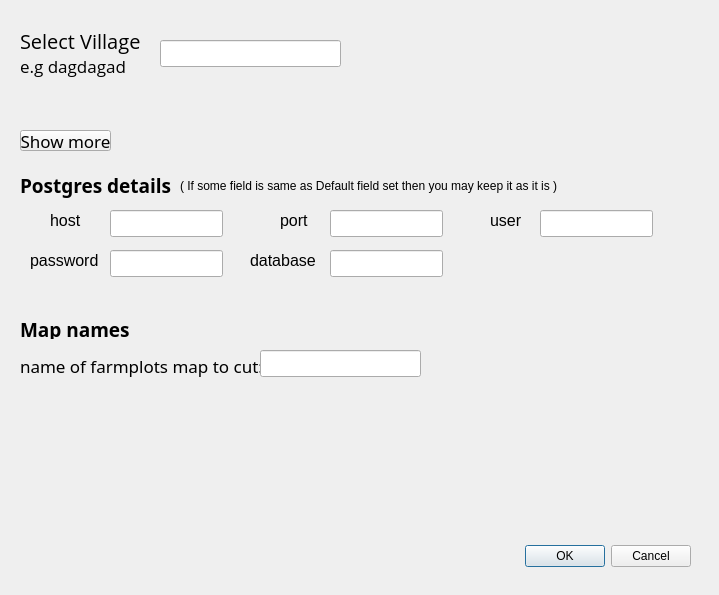
<?xml version="1.0" encoding="UTF-8"?>
<ui version="4.0">
 <class>farmcutterDialogBase</class>
 <widget class="QDialog" name="farmcutterDialogBase">
  <property name="geometry">
   <rect>
    <x>0</x>
    <y>0</y>
    <width>719</width>
    <height>595</height>
   </rect>
  </property>
  <property name="windowTitle">
   <string>farmcutter</string>
  </property>
  <widget class="QDialogButtonBox" name="ok_button">
   <property name="geometry">
    <rect>
     <x>350</x>
     <y>540</y>
     <width>341</width>
     <height>32</height>
    </rect>
   </property>
   <property name="orientation">
    <enum>Qt::Horizontal</enum>
   </property>
   <property name="standardButtons">
    <set>QDialogButtonBox::Cancel|QDialogButtonBox::Ok</set>
   </property>
  </widget>
  <widget class="QLineEdit" name="lineEdit_password">
   <property name="geometry">
    <rect>
     <x>110</x>
     <y>250</y>
     <width>113</width>
     <height>27</height>
    </rect>
   </property>
  </widget>
  <widget class="QLabel" name="label_10">
   <property name="geometry">
    <rect>
     <x>250</x>
     <y>250</y>
     <width>71</width>
     <height>21</height>
    </rect>
   </property>
   <property name="font">
    <font>
     <pointsize>12</pointsize>
    </font>
   </property>
   <property name="text">
    <string>database</string>
   </property>
  </widget>
  <widget class="QLineEdit" name="lineEdit_port">
   <property name="geometry">
    <rect>
     <x>330</x>
     <y>210</y>
     <width>113</width>
     <height>27</height>
    </rect>
   </property>
  </widget>
  <widget class="QLabel" name="label_village">
   <property name="geometry">
    <rect>
     <x>20</x>
     <y>20</y>
     <width>131</width>
     <height>41</height>
    </rect>
   </property>
   <property name="font">
    <font>
     <family>Open Sans</family>
     <pointsize>15</pointsize>
    </font>
   </property>
   <property name="mouseTracking">
    <bool>false</bool>
   </property>
   <property name="text">
    <string>Select Village</string>
   </property>
  </widget>
  <widget class="QLineEdit" name="village_in">
   <property name="geometry">
    <rect>
     <x>160</x>
     <y>40</y>
     <width>181</width>
     <height>27</height>
    </rect>
   </property>
  </widget>
  <widget class="QLineEdit" name="lineEdit_database">
   <property name="geometry">
    <rect>
     <x>330</x>
     <y>250</y>
     <width>113</width>
     <height>27</height>
    </rect>
   </property>
  </widget>
  <widget class="QLineEdit" name="lineEdit_user">
   <property name="geometry">
    <rect>
     <x>540</x>
     <y>210</y>
     <width>113</width>
     <height>27</height>
    </rect>
   </property>
  </widget>
  <widget class="QLabel" name="label_3">
   <property name="geometry">
    <rect>
     <x>20</x>
     <y>50</y>
     <width>141</width>
     <height>31</height>
    </rect>
   </property>
   <property name="font">
    <font>
     <family>Open Sans</family>
     <pointsize>13</pointsize>
    </font>
   </property>
   <property name="text">
    <string>e.g dagdagad</string>
   </property>
  </widget>
  <widget class="QLabel" name="label">
   <property name="geometry">
    <rect>
     <x>20</x>
     <y>350</y>
     <width>241</width>
     <height>31</height>
    </rect>
   </property>
   <property name="font">
    <font>
     <family>Droid Sans</family>
     <pointsize>13</pointsize>
    </font>
   </property>
   <property name="text">
    <string>name of farmplots map to cut:</string>
   </property>
  </widget>
  <widget class="QLabel" name="label_11">
   <property name="geometry">
    <rect>
     <x>20</x>
     <y>320</y>
     <width>141</width>
     <height>19</height>
    </rect>
   </property>
   <property name="font">
    <font>
     <family>Droid Sans</family>
     <pointsize>14</pointsize>
     <weight>75</weight>
     <bold>true</bold>
    </font>
   </property>
   <property name="text">
    <string>Map names</string>
   </property>
  </widget>
  <widget class="QLabel" name="label_2">
   <property name="geometry">
    <rect>
     <x>20</x>
     <y>170</y>
     <width>171</width>
     <height>31</height>
    </rect>
   </property>
   <property name="font">
    <font>
     <family>Droid Sans</family>
     <pointsize>14</pointsize>
     <weight>75</weight>
     <bold>true</bold>
    </font>
   </property>
   <property name="text">
    <string>Postgres details</string>
   </property>
  </widget>
  <widget class="QLabel" name="label_13">
   <property name="geometry">
    <rect>
     <x>30</x>
     <y>250</y>
     <width>71</width>
     <height>21</height>
    </rect>
   </property>
   <property name="font">
    <font>
     <pointsize>12</pointsize>
    </font>
   </property>
   <property name="text">
    <string>password</string>
   </property>
  </widget>
  <widget class="QPushButton" name="showButton">
   <property name="geometry">
    <rect>
     <x>20</x>
     <y>130</y>
     <width>91</width>
     <height>21</height>
    </rect>
   </property>
   <property name="font">
    <font>
     <family>Droid Sans</family>
     <pointsize>13</pointsize>
    </font>
   </property>
   <property name="text">
    <string>Show more</string>
   </property>
  </widget>
  <widget class="QLineEdit" name="lineEdit_host">
   <property name="geometry">
    <rect>
     <x>110</x>
     <y>210</y>
     <width>113</width>
     <height>27</height>
    </rect>
   </property>
  </widget>
  <widget class="QLabel" name="label_6">
   <property name="geometry">
    <rect>
     <x>280</x>
     <y>210</y>
     <width>41</width>
     <height>21</height>
    </rect>
   </property>
   <property name="font">
    <font>
     <pointsize>12</pointsize>
    </font>
   </property>
   <property name="text">
    <string>port</string>
   </property>
  </widget>
  <widget class="QLabel" name="label_8">
   <property name="geometry">
    <rect>
     <x>490</x>
     <y>210</y>
     <width>41</width>
     <height>21</height>
    </rect>
   </property>
   <property name="font">
    <font>
     <pointsize>12</pointsize>
    </font>
   </property>
   <property name="text">
    <string>user</string>
   </property>
  </widget>
  <widget class="QLabel" name="label_16">
   <property name="geometry">
    <rect>
     <x>180</x>
     <y>170</y>
     <width>511</width>
     <height>31</height>
    </rect>
   </property>
   <property name="text">
    <string>( If some field is same as Default field set then you may keep it as it is )</string>
   </property>
  </widget>
  <widget class="QLineEdit" name="lineEdit_farmplots">
   <property name="geometry">
    <rect>
     <x>260</x>
     <y>350</y>
     <width>161</width>
     <height>27</height>
    </rect>
   </property>
  </widget>
  <widget class="QLabel" name="label_4">
   <property name="geometry">
    <rect>
     <x>50</x>
     <y>210</y>
     <width>41</width>
     <height>21</height>
    </rect>
   </property>
   <property name="font">
    <font>
     <pointsize>12</pointsize>
    </font>
   </property>
   <property name="text">
    <string>host</string>
   </property>
  </widget>
 </widget>
 <resources/>
 <connections>
  <connection>
   <sender>ok_button</sender>
   <signal>accepted()</signal>
   <receiver>farmcutterDialogBase</receiver>
   <slot>accept()</slot>
   <hints>
    <hint type="sourcelabel">
     <x>20</x>
     <y>20</y>
    </hint>
    <hint type="destinationlabel">
     <x>20</x>
     <y>20</y>
    </hint>
   </hints>
  </connection>
  <connection>
   <sender>ok_button</sender>
   <signal>rejected()</signal>
   <receiver>farmcutterDialogBase</receiver>
   <slot>reject()</slot>
   <hints>
    <hint type="sourcelabel">
     <x>20</x>
     <y>20</y>
    </hint>
    <hint type="destinationlabel">
     <x>20</x>
     <y>20</y>
    </hint>
   </hints>
  </connection>
 </connections>
</ui>
